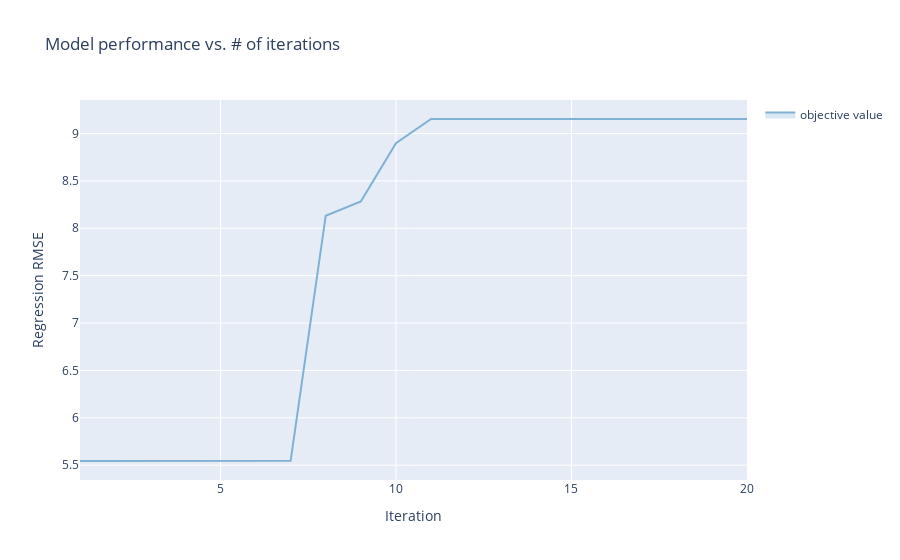

Notebook code cell kept with this figure:
### Markdown cell above
### Plot best objective as function of the iteration¶

Show the model accuracy improving as we identify better hyperparameters.

### Code cell
# `plot_single_method` expects a 2-d array of means, because it expects to average means from multiple 
# optimization runs, so we wrap out best objectives array in another array.

best_objectives = np.array([[trial.objective_mean for trial in experiment.trials.values()]])

best_objective_plot = optimization_trace_single_method(
    y=np.maximum.accumulate(best_objectives, axis=1),
    title="Model performance vs. # of iterations",
    ylabel="Regression RMSE",
)

render(best_objective_plot)

### Figure 1 — Plotly figure (JSON) as saved in the notebook; plotly's stock layout.template omitted (floating-point values rounded to 4 significant figures)
{"data": [{"hoverinfo": "none", "legendgroup": "", "line": {"width": 0}, "mode": "lines", "showlegend": false, "type": "scatter", "x": [1, 2, 3, 4, 5, 6, 7, 8, 9, 10, 11, 12, 13, 14, 15, 16, 17, 18, 19, 20], "y": [5.544, 5.544, 5.544, 5.544, 5.544, 5.546, 5.546, 8.133, 8.283, 8.898, 9.153, 9.153, 9.153, 9.153, 9.153, 9.153, 9.153, 9.153, 9.153, 9.153]}, {"fill": "tonexty", "fillcolor": "rgba(128,177,211,0.3)", "legendgroup": "objective value", "line": {"color": "rgba(128,177,211,1)"}, "mode": "lines", "name": "objective value", "type": "scatter", "x": [1, 2, 3, 4, 5, 6, 7, 8, 9, 10, 11, 12, 13, 14, 15, 16, 17, 18, 19, 20], "y": [5.544, 5.544, 5.544, 5.544, 5.544, 5.546, 5.546, 8.133, 8.283, 8.898, 9.153, 9.153, 9.153, 9.153, 9.153, 9.153, 9.153, 9.153, 9.153, 9.153]}, {"fill": "tonexty", "fillcolor": "rgba(128,177,211,0.3)", "hoverinfo": "none", "legendgroup": "", "line": {"width": 0}, "mode": "lines", "showlegend": false, "type": "scatter", "x": [1, 2, 3, 4, 5, 6, 7, 8, 9, 10, 11, 12, 13, 14, 15, 16, 17, 18, 19, 20], "y": [5.544, 5.544, 5.544, 5.544, 5.544, 5.546, 5.546, 8.133, 8.283, 8.898, 9.153, 9.153, 9.153, 9.153, 9.153, 9.153, 9.153, 9.153, 9.153, 9.153]}], "layout": {"showlegend": true, "title": {"text": "Model performance vs. # of iterations"}, "xaxis": {"title": {"text": "Iteration"}}, "yaxis": {"title": {"text": "Regression RMSE"}}}}
